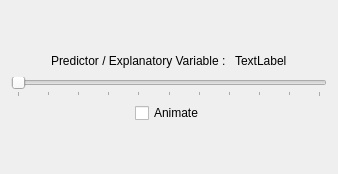
             <widget class="QWidget" name="regressionTab">
              <attribute name="title">
               <string>Regression</string>
              </attribute>
              <layout class="QVBoxLayout" name="verticalLayout_4">
               <item>
                <spacer name="verticalSpacer_3">
                 <property name="orientation">
                  <enum>Qt::Vertical</enum>
                 </property>
                 <property name="sizeHint" stdset="0">
                  <size>
                   <width>20</width>
                   <height>40</height>
                  </size>
                 </property>
                </spacer>
               </item>
               <item>
                <layout class="QHBoxLayout" name="horizontalLayout_6">
                 <item>
                  <spacer name="horizontalSpacer_2">
                   <property name="orientation">
                    <enum>Qt::Horizontal</enum>
                   </property>
                   <property name="sizeHint" stdset="0">
                    <size>
                     <width>40</width>
                     <height>20</height>
                    </size>
                   </property>
                  </spacer>
                 </item>
                 <item>
                  <widget class="QLabel" name="label_7">
                   <property name="text">
                    <string>Predictor / Explanatory Variable : </string>
                   </property>
                  </widget>
                 </item>
                 <item>
                  <widget class="QLabel" name="regressionLabel">
                   <property name="minimumSize">
                    <size>
                     <width>50</width>
                     <height>0</height>
                    </size>
                   </property>
                   <property name="text">
                    <string>TextLabel</string>
                   </property>
                  </widget>
                 </item>
                 <item>
                  <spacer name="horizontalSpacer">
                   <property name="orientation">
                    <enum>Qt::Horizontal</enum>
                   </property>
                   <property name="sizeHint" stdset="0">
                    <size>
                     <width>40</width>
                     <height>20</height>
                    </size>
                   </property>
                  </spacer>
                 </item>
                </layout>
               </item>
               <item>
                <widget class="QSlider" name="regressionSlider">
                 <property name="maximum">
                  <number>50</number>
                 </property>
                 <property name="orientation">
                  <enum>Qt::Horizontal</enum>
                 </property>
                 <property name="tickPosition">
                  <enum>QSlider::TicksBelow</enum>
                 </property>
                 <property name="tickInterval">
                  <number>5</number>
                 </property>
                </widget>
               </item>
               <item>
                <widget class="QWidget" name="widget_24" native="true">
                 <layout class="QHBoxLayout" name="horizontalLayout_8">
                  <property name="spacing">
                   <number>0</number>
                  </property>
                  <property name="margin">
                   <number>0</number>
                  </property>
                  <item>
                   <spacer name="horizontalSpacer_5">
                    <property name="orientation">
                     <enum>Qt::Horizontal</enum>
                    </property>
                    <property name="sizeHint" stdset="0">
                     <size>
                      <width>40</width>
                      <height>20</height>
                     </size>
                    </property>
                   </spacer>
                  </item>
                  <item>
                   <widget class="QCheckBox" name="regressionAnimateCheckBox">
                    <property name="text">
                     <string>Animate</string>
                    </property>
                   </widget>
                  </item>
                  <item>
                   <spacer name="horizontalSpacer_6">
                    <property name="orientation">
                     <enum>Qt::Horizontal</enum>
                    </property>
                    <property name="sizeHint" stdset="0">
                     <size>
                      <width>40</width>
                      <height>20</height>
                     </size>
                    </property>
                   </spacer>
                  </item>
                 </layout>
                </widget>
               </item>
               <item>
                <spacer name="verticalSpacer_2">
                 <property name="orientation">
                  <enum>Qt::Vertical</enum>
                 </property>
                 <property name="sizeHint" stdset="0">
                  <size>
                   <width>20</width>
                   <height>40</height>
                  </size>
                 </property>
                </spacer>
               </item>
              </layout>
             </widget>
